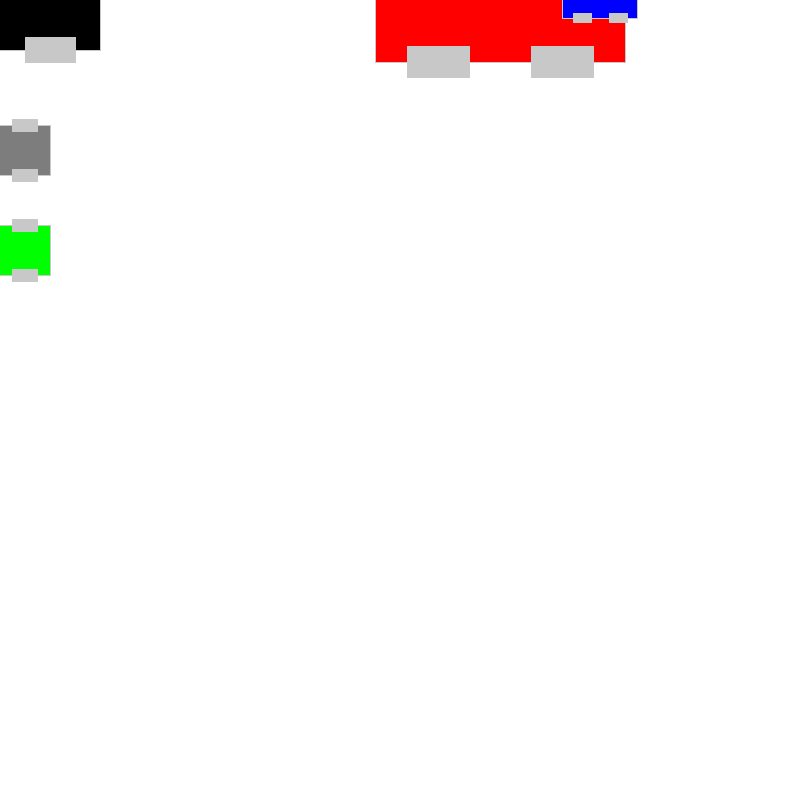
Frame 1 (no input)
Frame 60 (the mouse pressed at the canvas centre just before this capture): identical to frame 1, image omitted
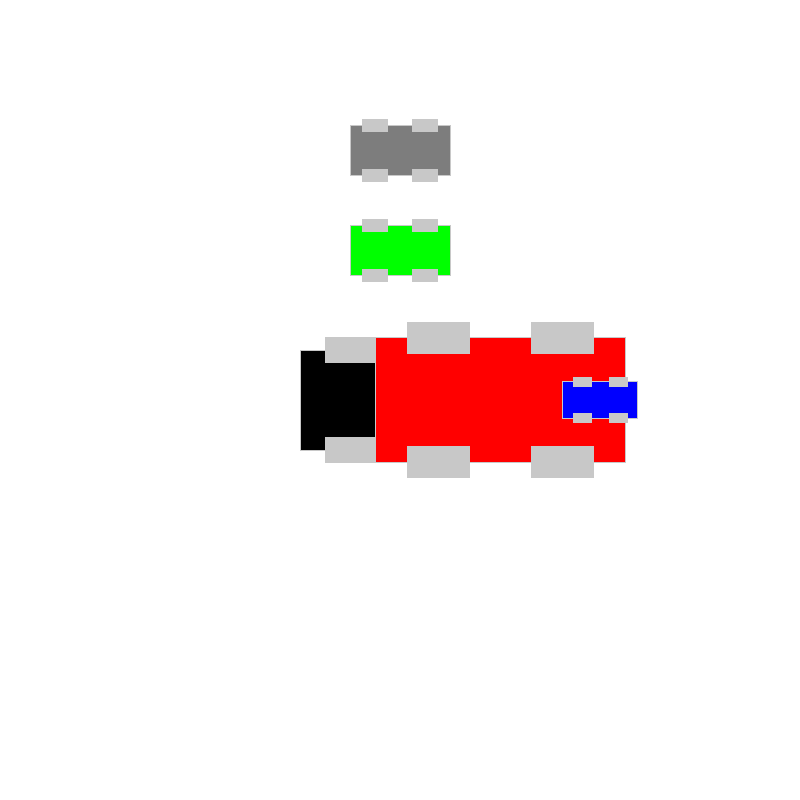
Frame 120 (the mouse held since frame 60 and released just before this capture)

The Processing sketch that drew these frames (run headless with seeded random() and noise(); from frame 60 on, the mouse is pressed at the canvas centre):

// Processing sketch: functionsWithMultipleParameters
// ── functionsWithMultipleParameters.pde
//draw 5 cars on the screen!

void setup() {
  size(800, 800);
}

void draw() {
  background(255);
  
  //each one individually method
  drawcar(mouseX, mouseY, 200, 0);
  drawcar(mouseX, 150, 100, 125);
  drawcar(500, mouseY, 250, color(255, 0, 0) );
  drawcar(mouseY, 250, 100, color(0, 255, 0) );
  drawcar(600, mouseX, 75, color(0, 0, 255) );

  //for loop method
  //for (int x=100; x < width; x += 150) {
  //  drawcar(x, 400, 75, color(0, 0, 255) );
  //}
}

void drawcar(int x, int y, int thesize, color c) {
  // Using a local variable "offset"
  int offset = thesize/4;
  // Draw main car body
  rectMode(CENTER);
  stroke(200);
  fill(c);
  rect(x, y, thesize, thesize/2);
  // Draw four wheels relative to center
  fill(200);
  rect(x - offset, y - offset, offset, offset/2);
  rect(x + offset, y - offset, offset, offset/2);
  rect(x - offset, y + offset, offset, offset/2);
  rect(x + offset, y + offset, offset, offset/2);
}
